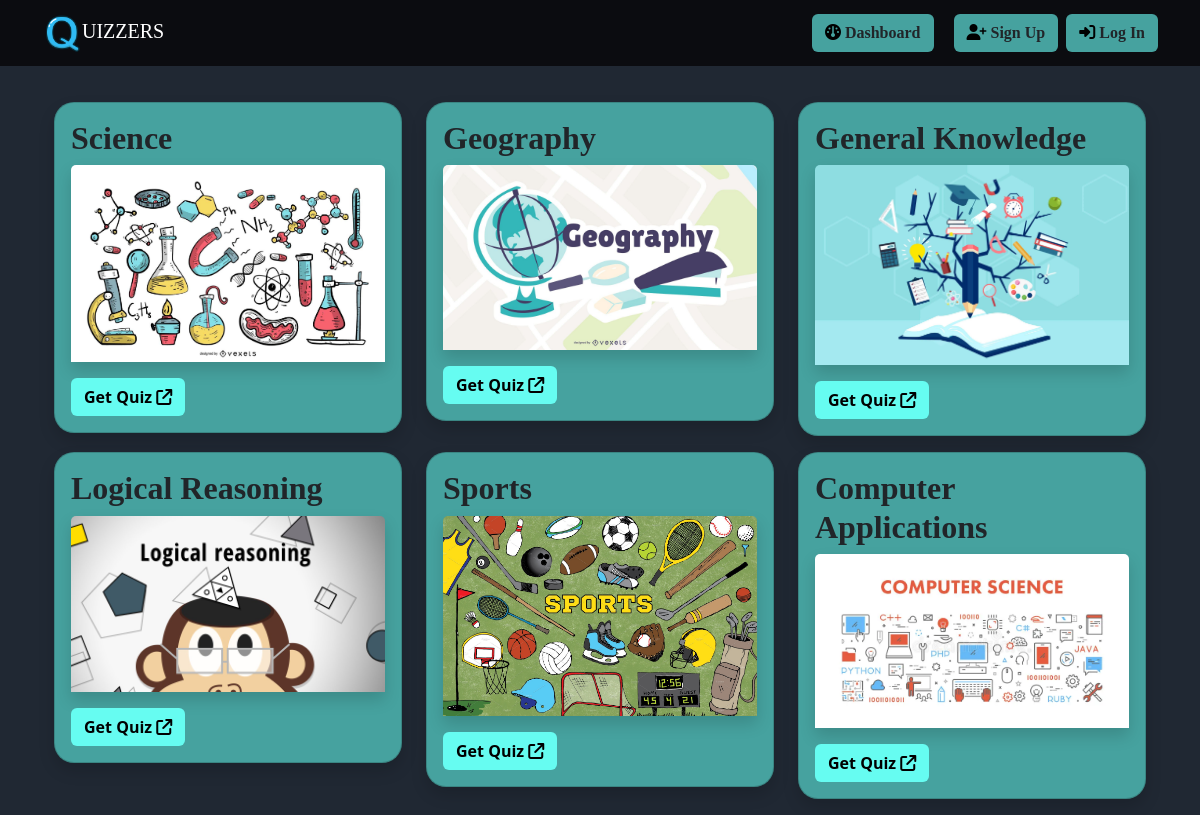
The page / on the database its author committed.
### home/models.py (models this page shows, shortened)
class BaseModel(models.Model):
    uid= models.UUIDField(primary_key=True,default=uuid.uuid4)
    created_at= models.DateField(auto_now_add= True)
    updated_at= models.DateField(auto_now= True)
    class Meta:
        abstract= True

class Category(BaseModel):
    category_name= models.CharField(max_length= 100)
    image = models.ImageField(upload_to='category_images/', null=True, blank=True)

### home/views.py (the view)
# urls.py: path('', views.home, name="home"),
def home(request):
    context = {'categories' : Category.objects.all()}
    if request.GET.get('category'):
        return redirect(f"api/get_quiz/?category={request.GET.get('category')}")
    return render(request, 'home.html',context)

### home/templates/home.html (shortened to what this page needs)
<!DOCTYPE html>
<html lang="en">
<head>
  <link href="https://cdn.jsdelivr.net/npm/bootstrap@5.3.2/dist/css/bootstrap.min.css" rel="stylesheet"
>
</head>
<body style="background-color: #202833;">
  {% extends 'base.html' %}
  {% block content %}
  <div class="container" id="mainContainer">
    <div class="row">
      {% for category in categories %}
      <div class="col-md-4">
        <div class="card mb-3 shadow" id="Category_card" style="background-color: #46a29f;border-radius: 20px;">
          <div class="card-body">
            <h2 class="card-title title">{{ category.category_name }}</h2>
            {% if category.image %}
            <img src="{{ category.image.url }}" class="card-img-top shadow" alt="{{ category.category_name }}">
            {% endif %}
            <form method="get" action="{% url 'quiz' %}">
              <button type="submit" class="btn  mt-3" style="background-color: #66fcf1;color: black;"><strong>Get Quiz</strong>
                <i class="fa-solid fa-arrow-up-right-from-square"></i></button>
            </form>
          </div>
        </div>
      </div>
      {% endfor %}
    </div>
  </div>
  {% endblock %}

### home/templates/base.html (shortened to what this page needs)
<!DOCTYPE html>
<html lang="en">
<head>
    <link href="https://cdn.jsdelivr.net/npm/bootstrap@5.3.2/dist/css/bootstrap.min.css" rel="stylesheet"
>
</head>
{% load static %}
<body>
    <nav class="navbar navbar-expand-lg navbar-dark" style="background-color: #0b0c10;">
        <div class="container">
            <a class="navbar-brand Site-Name" href="{% url 'home' %}"><img src="{% static 'images\Q-Letter-PNG-Transparent.png' %}" alt="Logo" height="40">UIZZERS</a>
            <div class="collapse navbar-collapse" id="navbarNav">
                <ul class="navbar-nav ms-auto">
                    <li class="nav-item">
                        <a class="btn dashboard-btn ms-2" href="{% url 'user_dashboard' %}">
                            <i class="fa-solid fa-gauge" style="color: #000000;"></i> <strong>Dashboard</strong>
                        </a>
                    </li>
                    {% if user.is_authenticated %}
                    <li class="nav-item">
                        <form method="post" action="{% url 'logout' %}" class="d-inline">
                            {% csrf_token %}
                            <button type="submit" class="btn logout-btn me-2">
                                <i class="fa-solid fa-right-from-bracket" style="color: #000000;"></i><strong>
                                    Logout</strong>
                            </button>
                        </form>
                    </li>
                    {% else %}
                    <li class="nav-item">
                        <a class="btn signup-btn me-2" href="{% url 'signup' %}">
                            <i class="fa-solid fa-user-plus" style="color: #000000;"></i><strong> Sign Up</strong>
                        </a>
                    </li>
                    <li class="nav-item">
                        <a class="btn login-btn" href="{% url 'login' %}">
                            <i class="fa-solid fa-right-to-bracket" style="color: #000000;"></i><strong> Log In</strong>
                        </a>
                    </li>
                    {% endif %}
                </ul>
            </div>
        </div>
    </nav>
    <div class="container mt-3">
        {% block content %}{% endblock %}
    </div>
</body>
</html>

### home/templates/home.html (style rules this page uses)
body { background-color: #ffdb78; }
#mainContainer { padding-top: 20px; }
.card-img-top { max-height: 200px; object-fit: cover; border-radius: 10px 10px 0 0; }
.title { font-family:Cambria, Cochin, Georgia, Times, 'Times New Roman', serif; font-weight: bold; }

### home/templates/base.html (style rules this page uses)
.dashboard-btn { background-color: #46a29f; font-family:Cambria, Cochin, Georgia, Times, 'Times New Roman', serif; }
.signup-btn { background-color: #46a29f; font-family:Cambria, Cochin, Georgia, Times, 'Times New Roman', serif; margin-left: 20px; }
.login-btn { background-color: #46a29f; font-family:Cambria, Cochin, Georgia, Times, 'Times New Roman', serif; }
.Site-Name { font-family:Cambria, Cochin, Georgia, Times, 'Times New Roman', serif; }

### rows shown on the page
Category: category_name "Science", image (picture)
Category: category_name "Geography", image (picture)
Category: category_name "General Knowledge", image (picture)
Category: category_name "Logical Reasoning", image (picture)
Category: category_name "Sports", image (picture)
Category: category_name "Computer Applications", image (picture)
